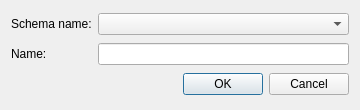
<?xml version="1.0" encoding="UTF-8"?>
<ui version="4.0">
 <class>new_object_dialog</class>
 <widget class="QDialog" name="new_object_dialog">
  <property name="geometry">
   <rect>
    <x>0</x>
    <y>0</y>
    <width>360</width>
    <height>110</height>
   </rect>
  </property>
  <property name="windowTitle">
   <string>New object</string>
  </property>
  <property name="modal">
   <bool>true</bool>
  </property>
  <layout class="QGridLayout" name="gridLayout">
   <item row="0" column="0">
    <widget class="QLabel" name="schema_label">
     <property name="text">
      <string>Schema name:</string>
     </property>
    </widget>
   </item>
   <item row="0" column="1">
    <widget class="QComboBox" name="schema_cbbx"/>
   </item>
   <item row="1" column="0">
    <widget class="QLabel" name="name_label">
     <property name="text">
      <string>Name:</string>
     </property>
    </widget>
   </item>
   <item row="1" column="1">
    <widget class="QLineEdit" name="name_lineedit"/>
   </item>
   <item row="2" column="0" colspan="2">
    <widget class="QDialogButtonBox" name="button_box">
     <property name="orientation">
      <enum>Qt::Horizontal</enum>
     </property>
     <property name="standardButtons">
      <set>QDialogButtonBox::Cancel|QDialogButtonBox::Ok</set>
     </property>
    </widget>
   </item>
  </layout>
 </widget>
 <resources/>
 <connections>
  <connection>
   <sender>button_box</sender>
   <signal>accepted()</signal>
   <receiver>new_object_dialog</receiver>
   <slot>accept()</slot>
  </connection>
  <connection>
   <sender>button_box</sender>
   <signal>rejected()</signal>
   <receiver>new_object_dialog</receiver>
   <slot>reject()</slot>
  </connection>
 </connections>
</ui>
